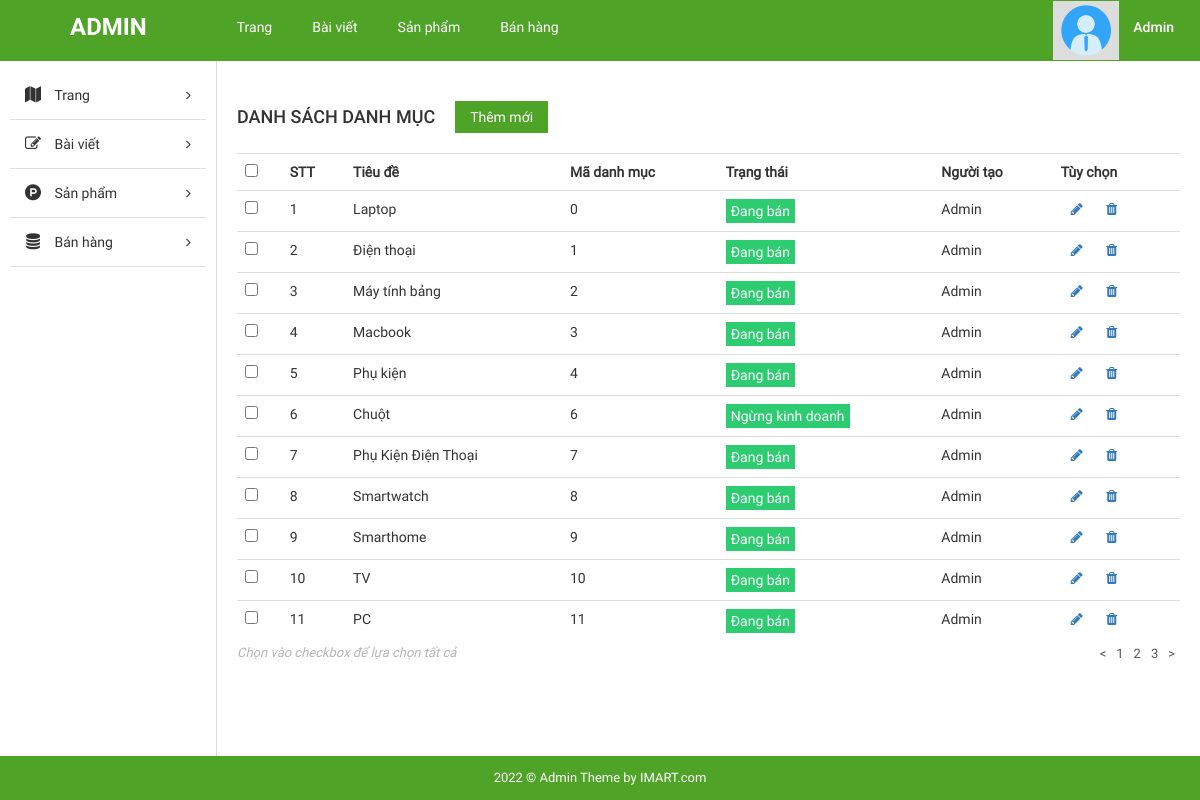
The app's page /admin/index.php?page=list_cat with its own data.
### tables this page shows
CREATE TABLE `tbl_category` (
  `cat_id` int(30) NOT NULL,
  `cat_name` varchar(100) NOT NULL,
  `status_cat` int(11) NOT NULL
);

### admin/pages/list_cat.php (the view)
<div id="main-content-wp" class="list-cat-page">
    <div class="wrap clearfix">
        <?php require 'inc/sidebar.php'; ?>
        <div id="content" class="fl-right">
            <div class="section" id="title-page">
                <div class="clearfix">
                    <h3 id="index" class="fl-left">Danh sách danh mục</h3>
                    <a href="?page=form_add_cat" title="" id="add-new" class="fl-left">Thêm mới</a>
                </div>
            </div>
            <div class="section" id="detail-page">
                <div class="section-detail">
                    <div class="table-responsive">
                        <table class="table list-table-wp">
                                <tr>
                                    <th><input type="checkbox" name="checkAll" id="checkAll"></th>
                                    <th><span class="thead-text">STT</span></th>
                                    <th><span class="thead-text">Tiêu đề</span></th>
                                    <th><span class="thead-text">Mã danh mục</span></th>
                                    <th><span class="thead-text">Trạng thái</span></th>
                                    <th><span class="thead-text">Người tạo</span></th>
                                    <th><span class="thead-text">Tùy chọn</span></th>
                                </tr>
                                <?php
                                $sql="SELECT * FROM tbl_category";
                                $rs=mysqli_query($con,$sql);
                                $count=0;
                                while($r=mysqli_fetch_assoc($rs))
                                {
                                    $count++;
                                    ?>
                                    <tr>
                                        <td><input type="checkbox" name="checkAll" id="checkAll"></td>
                                        <td><?=$count?></td>
                                        <td><?=$r['cat_name']?></td>
                                        <td><?=$r['cat_id']?></td>
                                        <td><p style="padding: 2px 5px; display:inline-block; background-color: #2ecc71;color:#fff"><?=$r['status_cat']==0?'Đang bán':'Ngừng kinh doanh'?></p></td>
                                        <td>Admin</td>
                                        <td>
                                        <a href="?page=form_edit_cat&id=<?=$r['cat_id']?>" title="Sửa" class="edit" style=margin:10px><i class="fa fa-pencil" aria-hidden="true"></i></a>
                                                <a href="?page=update_cat&id=<?=$r['cat_id']?>" title="Xóa" class="delete" style=margin:10px><i class="fa fa-trash" aria-hidden="true"  onclick='return confirm("Bạn chắc chắn muốn tiếp tục xóa không?")'></i></a>
                                        </td>
                                    </tr>
                                <?php
                                }
                                ?>
                        </table>
                    </div>
                </div>
            </div>
            <div class="section" id="paging-wp">
                <div class="section-detail clearfix">
                    <p id="desc" class="fl-left">Chọn vào checkbox để lựa chọn tất cả</p>
                    <ul id="list-paging" class="fl-right">
                        <li>
                            <a href="" title=""><</a>
                        </li>
                        <li>
                            <a href="" title="">1</a>
                        </li>
                        <li>
                            <a href="" title="">2</a>
                        </li>
                        <li>
                            <a href="" title="">3</a>
                        </li>
                        <li>
                            <a href="" title="">></a>
                        </li>
                    </ul>
                </div>
            </div>
        </div>
    </div>
</div>

### admin/public/css/import/global.css (style rules this page uses)
body { font-family: "Roboto Regular"; font-size: 14px; line-height: 24px; color: #333; }
.fl-left { float: left; }
.fl-right { float: right; }
ul li { list-style: none!important; }
a { text-decoration: none!important; }

### admin/public/css/import/list_post.css (style rules this page uses)
#content { width: 82%; border-left: 1px solid #ddd; padding: 20px; }
#add-new { display: inline-block; color: #fff; background: #4fa327; padding: 4px 15px; margin: 20px; }
#index { font-family: 'Roboto Medium'; font-weight: normal; text-transform: uppercase; font-size: 18px; padding: 24px 0px; }
#paging-wp #desc { font-size: 13px; color: #b5b5b5; font-style: italic; }
#list-paging li { float: left; }
#list-paging li a { display: inline-block; color: #555; font-size: 13px; padding: 0px 5px; }

### admin/public/css/import/detail_order.css (style rules this page uses)
.table { margin-bottom: 0!important; }

### records on screen
tbl_category: cat_name "Laptop", cat_id "0", status_cat "Đang bán"
tbl_category: cat_name "Điện thoại", cat_id "1", status_cat "Đang bán"
tbl_category: cat_name "Máy tính bảng", cat_id "2", status_cat "Đang bán"
tbl_category: cat_name "Macbook", cat_id "3", status_cat "Đang bán"
tbl_category: cat_name "Phụ kiện", cat_id "4", status_cat "Đang bán"
tbl_category: cat_name "Chuột", cat_id "6", status_cat "Ngừng kinh doanh"
tbl_category: cat_name "Phụ Kiện Điện Thoại", cat_id "7", status_cat "Đang bán"
tbl_category: cat_name "Smartwatch", cat_id "8", status_cat "Đang bán"
tbl_category: cat_name "Smarthome", cat_id "9", status_cat "Đang bán"
tbl_category: cat_name "TV", cat_id "10", status_cat "Đang bán"
tbl_category: cat_name "PC", cat_id "11", status_cat "Đang bán"
